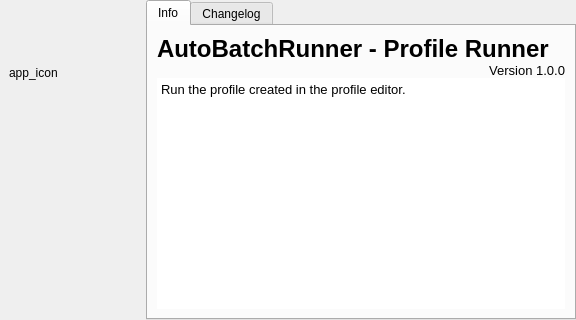
<?xml version="1.0" encoding="UTF-8"?>
<ui version="4.0">
 <class>AboutPE</class>
 <widget class="QWidget" name="AboutPE">
  <property name="geometry">
   <rect>
    <x>0</x>
    <y>0</y>
    <width>576</width>
    <height>320</height>
   </rect>
  </property>
  <property name="windowTitle">
   <string>About ProfileEditor</string>
  </property>
  <layout class="QHBoxLayout" name="horizontalLayout">
   <property name="spacing">
    <number>0</number>
   </property>
   <property name="leftMargin">
    <number>0</number>
   </property>
   <property name="topMargin">
    <number>0</number>
   </property>
   <property name="rightMargin">
    <number>0</number>
   </property>
   <property name="bottomMargin">
    <number>0</number>
   </property>
   <item>
    <widget class="QFrame" name="frame">
     <property name="frameShape">
      <enum>QFrame::NoFrame</enum>
     </property>
     <property name="frameShadow">
      <enum>QFrame::Raised</enum>
     </property>
     <layout class="QVBoxLayout" name="verticalLayout">
      <item>
       <widget class="QLabel" name="icon">
        <property name="minimumSize">
         <size>
          <width>128</width>
          <height>128</height>
         </size>
        </property>
        <property name="text">
         <string notr="true">app_icon</string>
        </property>
       </widget>
      </item>
      <item>
       <spacer name="verticalSpacer">
        <property name="orientation">
         <enum>Qt::Vertical</enum>
        </property>
        <property name="sizeHint" stdset="0">
         <size>
          <width>20</width>
          <height>261</height>
         </size>
        </property>
       </spacer>
      </item>
     </layout>
    </widget>
   </item>
   <item>
    <widget class="QFrame" name="AboutPEFrame">
     <property name="frameShape">
      <enum>QFrame::NoFrame</enum>
     </property>
     <property name="frameShadow">
      <enum>QFrame::Raised</enum>
     </property>
     <layout class="QVBoxLayout" name="verticalLayout_6">
      <property name="spacing">
       <number>0</number>
      </property>
      <property name="leftMargin">
       <number>0</number>
      </property>
      <property name="topMargin">
       <number>0</number>
      </property>
      <property name="rightMargin">
       <number>0</number>
      </property>
      <property name="bottomMargin">
       <number>0</number>
      </property>
      <item>
       <widget class="QTabWidget" name="infotabs">
        <property name="tabPosition">
         <enum>QTabWidget::North</enum>
        </property>
        <property name="currentIndex">
         <number>0</number>
        </property>
        <widget class="QWidget" name="information">
         <attribute name="title">
          <string>Info</string>
         </attribute>
         <layout class="QVBoxLayout" name="verticalLayout_2">
          <property name="spacing">
           <number>0</number>
          </property>
          <property name="leftMargin">
           <number>9</number>
          </property>
          <property name="topMargin">
           <number>9</number>
          </property>
          <property name="rightMargin">
           <number>9</number>
          </property>
          <property name="bottomMargin">
           <number>9</number>
          </property>
          <item>
           <widget class="QLabel" name="name">
            <property name="font">
             <font>
              <family>Arial</family>
              <pointsize>18</pointsize>
              <weight>75</weight>
              <bold>true</bold>
             </font>
            </property>
            <property name="text">
             <string notr="true">AutoBatchRunner - Profile Runner</string>
            </property>
           </widget>
          </item>
          <item>
           <widget class="QLabel" name="version">
            <property name="font">
             <font>
              <family>Arial</family>
              <pointsize>10</pointsize>
              <weight>50</weight>
              <bold>false</bold>
             </font>
            </property>
            <property name="text">
             <string notr="true">Version 1.0.0</string>
            </property>
            <property name="alignment">
             <set>Qt::AlignRight|Qt::AlignTrailing|Qt::AlignVCenter</set>
            </property>
           </widget>
          </item>
          <item>
           <widget class="QTextBrowser" name="softwareInfo">
            <property name="font">
             <font>
              <family>Arial</family>
              <pointsize>10</pointsize>
             </font>
            </property>
            <property name="frameShape">
             <enum>QFrame::NoFrame</enum>
            </property>
            <property name="html">
             <string>&lt;!DOCTYPE HTML PUBLIC &quot;-//W3C//DTD HTML 4.0//EN&quot; &quot;http://www.w3.org/TR/REC-html40/strict.dtd&quot;&gt;
&lt;html&gt;&lt;head&gt;&lt;meta name=&quot;qrichtext&quot; content=&quot;1&quot; /&gt;&lt;style type=&quot;text/css&quot;&gt;
p, li { white-space: pre-wrap; }
&lt;/style&gt;&lt;/head&gt;&lt;body style=&quot; font-family:'Arial'; font-size:10pt; font-weight:400; font-style:normal;&quot;&gt;
&lt;p style=&quot; margin-top:0px; margin-bottom:0px; margin-left:0px; margin-right:0px; -qt-block-indent:0; text-indent:0px;&quot;&gt;Run the profile created in the profile editor.&lt;/p&gt;&lt;/body&gt;&lt;/html&gt;</string>
            </property>
           </widget>
          </item>
         </layout>
        </widget>
        <widget class="QWidget" name="changelog">
         <attribute name="title">
          <string>Changelog</string>
         </attribute>
        </widget>
       </widget>
      </item>
     </layout>
    </widget>
   </item>
  </layout>
 </widget>
 <resources/>
 <connections/>
</ui>
